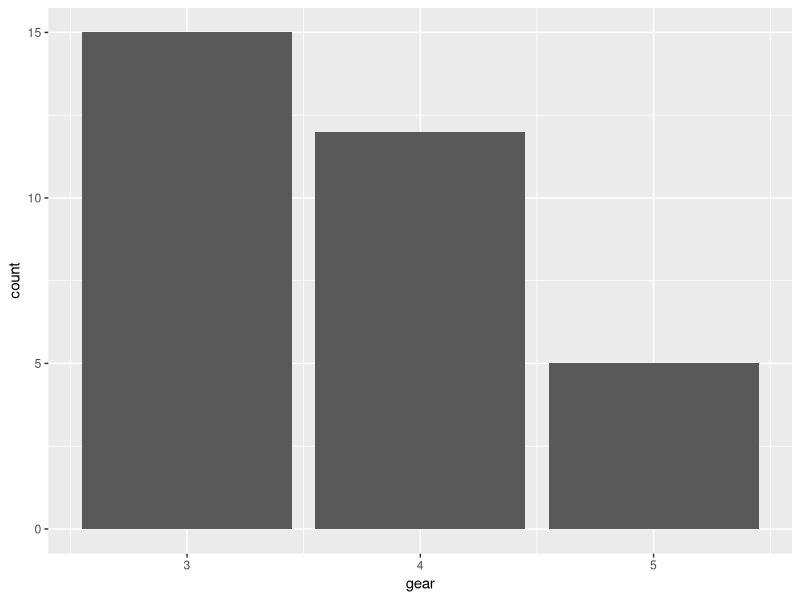
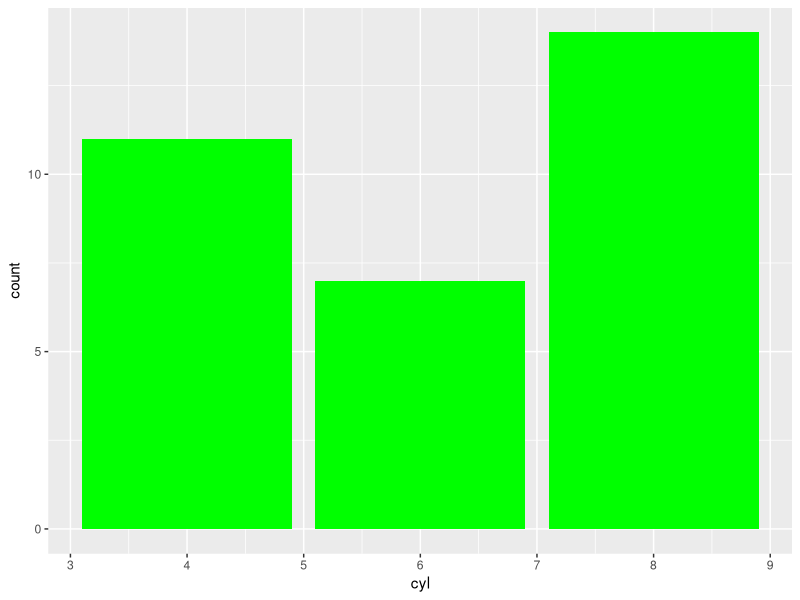
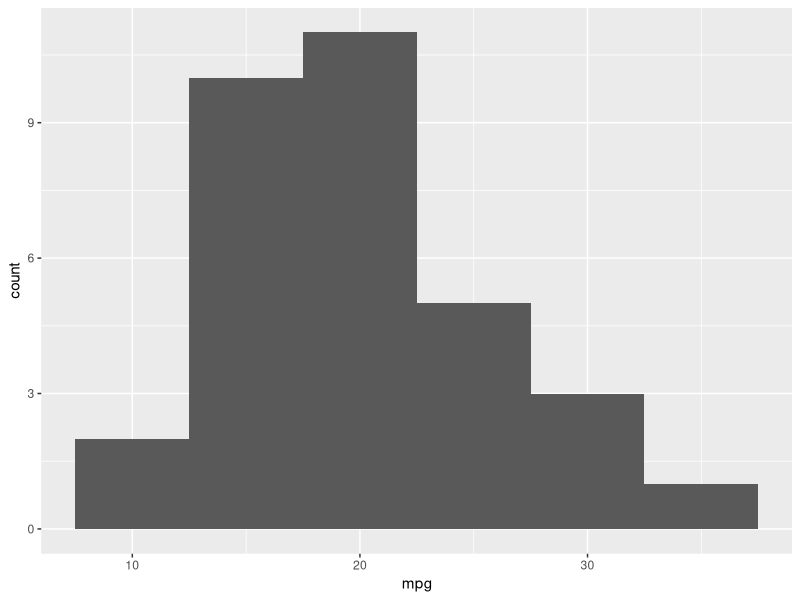
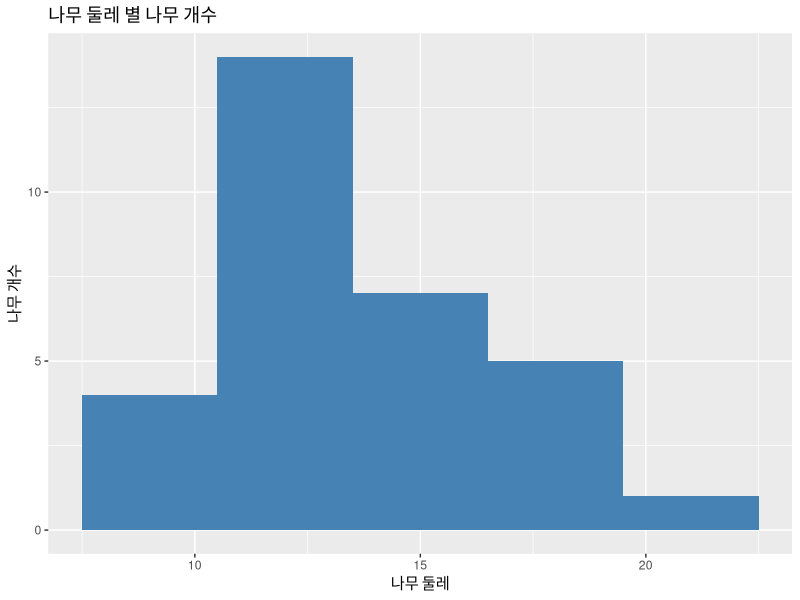
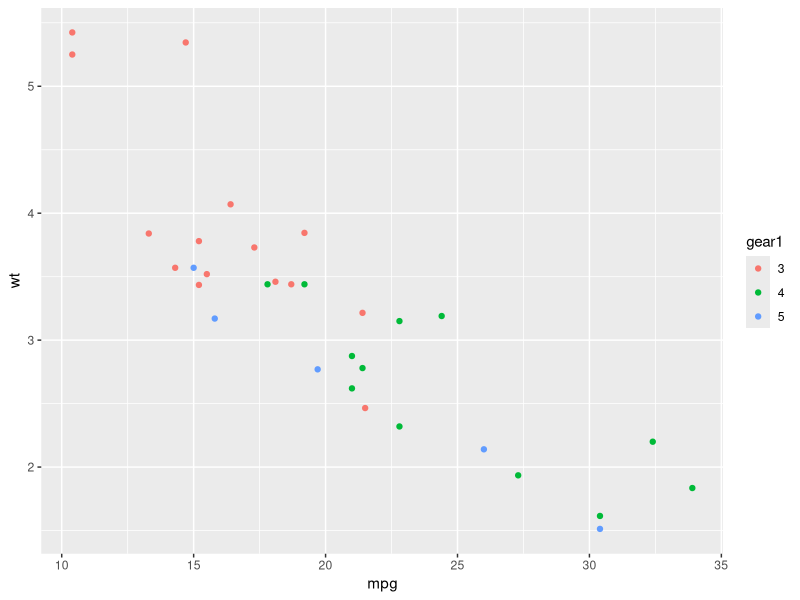
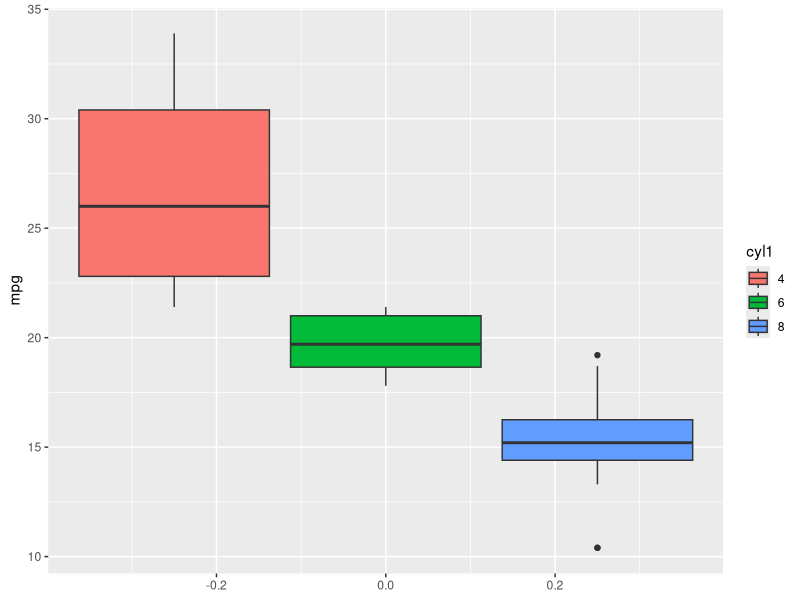
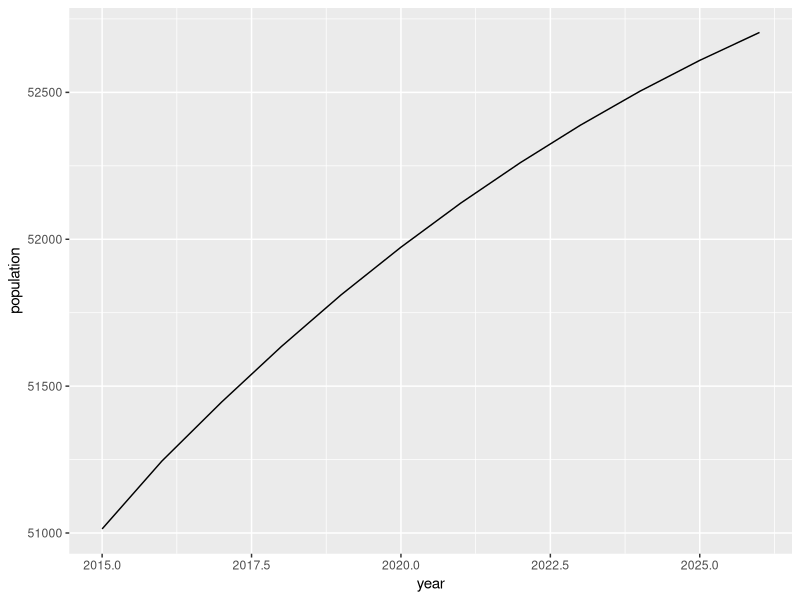

Here is the R script that generated these plots, in order:
## ---- chunk 1

library(ggplot2)

ggplot(mtcars,aes(x=gear))+
  geom_bar()

## ---- chunk 2

ggplot(mtcars,aes(x=cyl))+
  geom_bar(fill='green')

## ---- chunk 3

ggplot(mtcars,aes(x=mpg))+
  geom_histogram(binwidth = 5.0)

## ---- chunk 4
ggplot(trees,aes(x=Girth))+
  geom_histogram(binwidth = 3.0,
                 fill='steelblue')+
  ggtitle("나무 둘레 별 나무 개수")+
  labs(x='나무 둘레', y= '나무 개수')
## ---- chunk 5

gear1 <- as.factor(mtcars$gear)
ggplot(mtcars,aes(x=mpg,
                  y=wt,
                  color=gear1))+
  geom_point()

## ---- chunk 6

cyl1 <- as.factor(mtcars$cyl)
ggplot(mtcars,aes(y=mpg,fill=cyl1))+
  geom_boxplot()

## ---- chunk 7

year <- c(2015:2026)
population <- c(51014,51245,51446,51635,51811,51973,52123,52261,52388,52504,52609,52704)

df.yp <- data.frame(year,population)
df.yp

ggplot(df.yp,aes(x=year,y=population))+
  geom_line()

